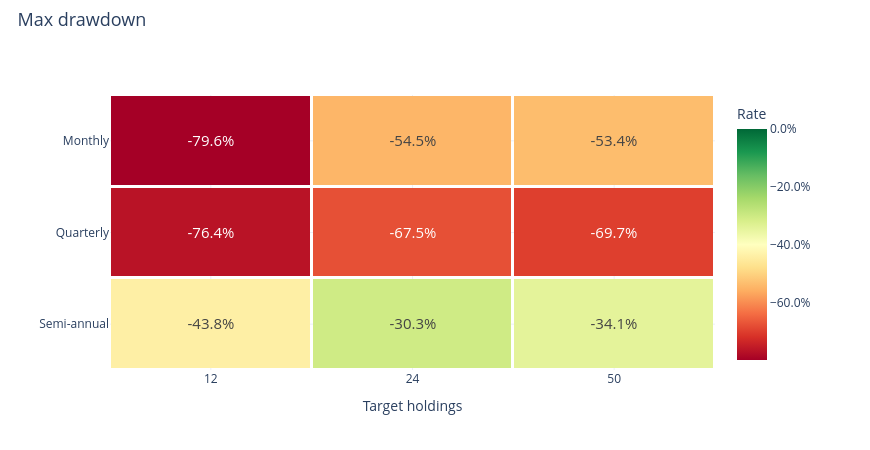

Notebook code cell kept with this figure:
### Markdown cell above
### Maximum drawdown

### Code cell
research.heatmap('maximum_drawdown')

### Figure 1 — Plotly figure (JSON) as saved in the notebook; plotly's stock layout.template omitted (floating-point values rounded to 4 significant figures)
{"data": [{"colorbar": {"tickformat": ".1%", "title": {"text": "Rate"}}, "colorscale": [[0.0, "rgb(165,0,38)"], [0.1, "rgb(215,48,39)"], [0.2, "rgb(244,109,67)"], [0.3, "rgb(253,174,97)"], [0.4, "rgb(254,224,139)"], [0.5, "rgb(255,255,191)"], [0.6, "rgb(217,239,139)"], [0.7, "rgb(166,217,106)"], [0.8, "rgb(102,189,99)"], [0.9, "rgb(26,152,80)"], [1.0, "rgb(0,104,55)"]], "text": [["-79.6%", "-54.5%", "-53.4%"], ["-76.4%", "-67.5%", "-69.7%"], ["-43.8%", "-30.3%", "-34.1%"]], "textfont": {"size": 15}, "texttemplate": "%{text}", "type": "heatmap", "x": ["12", "24", "50"], "xgap": 3, "y": ["Monthly", "Quarterly", "Semi-annual"], "ygap": 3, "z": [[-0.796, -0.5449, -0.5341], [-0.7639, -0.675, -0.6973], [-0.4383, -0.3031, -0.3407]], "zmax": 0.0, "zmin": -0.796}], "layout": {"height": 450, "hovermode": "closest", "legend": {"font": {"size": 12}, "itemclick": "toggle", "itemdoubleclick": "toggleothers", "x": 1.025, "y": 1}, "margin": {"b": 80, "l": 110, "r": 155, "t": 95}, "title": {"font": {"size": 18}, "text": "Max drawdown", "x": 0.02, "y": 0.97}, "width": 870, "xaxis": {"title": {"text": "Target holdings"}}, "yaxis": {"autorange": "reversed"}}}
